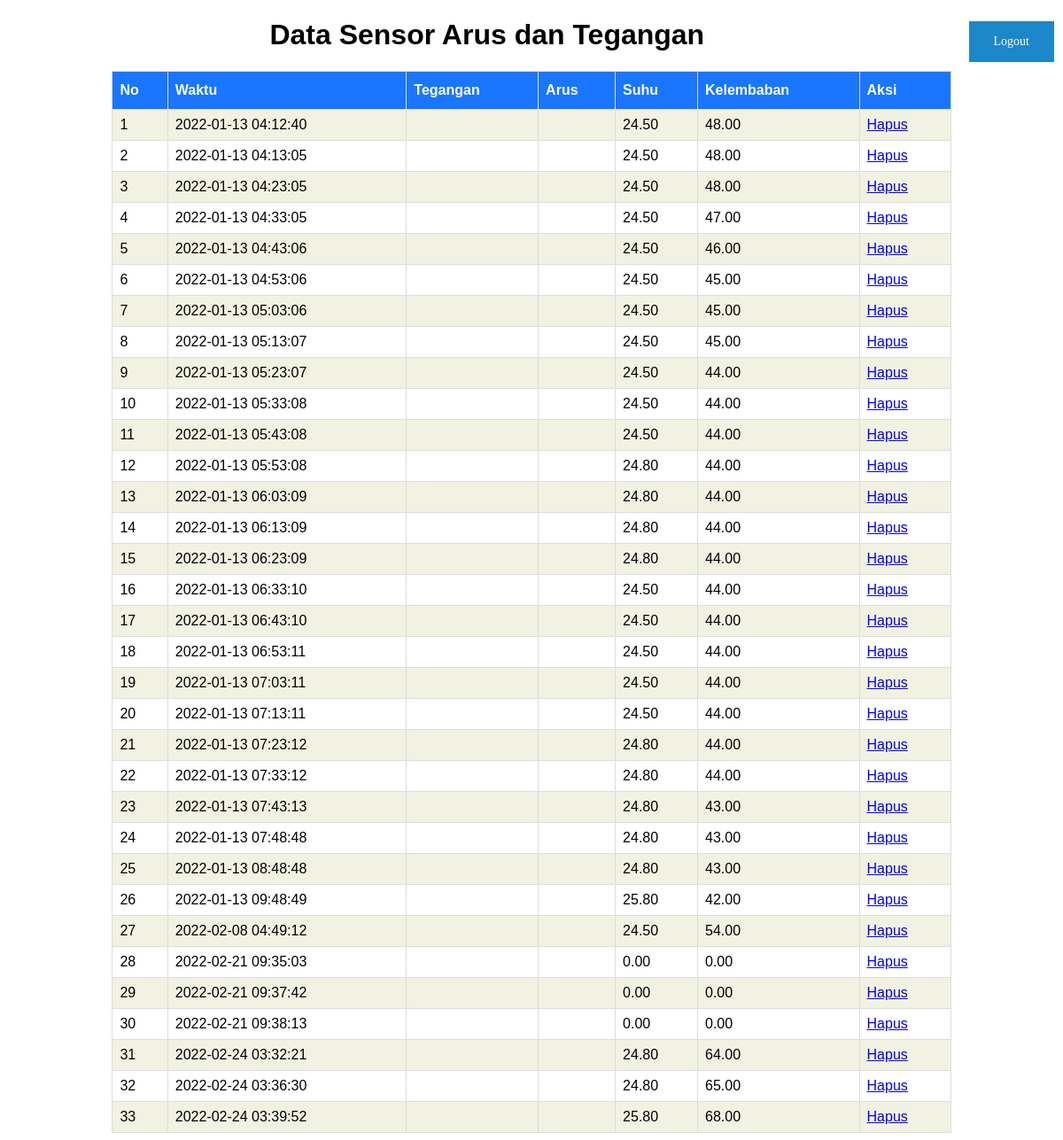
The app's page /index2.php with its own data.
### tables this page shows
CREATE TABLE `sensor` (
  `id` int(10) NOT NULL,
  `ruangan` varchar(50) NOT NULL,
  `suhu` varchar(10) NOT NULL,
  `kelembaban` varchar(10) NOT NULL,
  `waktu` timestamp NOT NULL DEFAULT current_timestamp()
);

### koneksi.php (called while the page is built, shortened)
<?php
$servername = "localhost";
$username = "arjuna";
$password = "arjuna";
$database = "db_suhu";
$conn = mysqli_connect($servername, $username, $password, $database);
function query($query){
	global $conn;
	$hasil = mysqli_query($conn, $query);
	$rows = [];
	while( $row = mysqli_fetch_assoc($hasil)){
		$rows[] = $row;
	}
	return $rows;
}
?>

### index2.php (the view, shortened to what this page needs)
<?php
require 'koneksi.php';
$kartu = query("SELECT * FROM sensor");
 ?>
<!DOCTYPE html>
<html>
<head>
</head>
<body>
	<a href="logout.php" class="clogout">Logout</a>
	<center><h1 class="title">Data Sensor Arus dan Tegangan</h1></center>
	<table id="tbsensor">
	<tr>
		<th>No</th>
		<th>Waktu</th>
		<th>Tegangan</th>
		<th>Arus</th>
		<th>Suhu</th>
		<th>Kelembaban</th>
		<th>Aksi</th>
	</tr>
<?php $i = 1; ?>
<?php foreach ( $kartu as $data ) :{
}  ?>
	<tr>
		<td><?= $i; ?></td>
		<td><?= $data["waktu"]; ?></td>
		<td><?= $data["tegangan"]; ?></td>
		<td><?= $data["arus"]; ?></td>
		<td><?= $data["suhu"]; ?></td>
		<td><?= $data["kelembaban"]; ?></td>
		<td>
			<a href="hapus.php?id=<?= $data["id"]; ?>">Hapus</a>
		</td>
	</tr>
<?php $i++;  ?>
<?php endforeach; ?>
</table>
</body>
</html>

### index2.php (style rules this page uses)
.clogout { float: right; background-color: #1c87c9; border: none; color: white; padding: 15px 28px; text-align: center; text-decoration: none; display: inline-block; font-size: 14px; margin: 3px 2px; cursor: pointer; }
.title { font-family: "Trebuchet MS", Arial, Helvetica, sans-serif; }
#tbsensor { font-family: "Trebuchet MS", Arial, Helvetica, sans-serif; border-collapse: collapse; margin-left: 10%; width: 80%; }
#tbsensor td, #tbsensor th { border: 1px solid #ddd; padding: 8px; }
#tbsensor tr:nth-child(even) { background-color: #f2f2E2; }
#tbsensor th { padding-top: 12px; padding-bottom: 12px; text-align: left; background-color: #1a75ff; color: white; }

### records on screen
sensor: waktu "2022-01-13 04:12:40", suhu "24.50", kelembaban "48.00"
sensor: waktu "2022-01-13 04:13:05", suhu "24.50", kelembaban "48.00"
sensor: waktu "2022-01-13 04:23:05", suhu "24.50", kelembaban "48.00"
sensor: waktu "2022-01-13 04:33:05", suhu "24.50", kelembaban "47.00"
sensor: waktu "2022-01-13 04:43:06", suhu "24.50", kelembaban "46.00"
sensor: waktu "2022-01-13 04:53:06", suhu "24.50", kelembaban "45.00"
sensor: waktu "2022-01-13 05:03:06", suhu "24.50", kelembaban "45.00"
sensor: waktu "2022-01-13 05:13:07", suhu "24.50", kelembaban "45.00"
sensor: waktu "2022-01-13 05:23:07", suhu "24.50", kelembaban "44.00"
sensor: waktu "2022-01-13 05:33:08", suhu "24.50", kelembaban "44.00"
sensor: waktu "2022-01-13 05:43:08", suhu "24.50", kelembaban "44.00"
sensor: waktu "2022-01-13 05:53:08", suhu "24.80", kelembaban "44.00"
sensor: waktu "2022-01-13 06:03:09", suhu "24.80", kelembaban "44.00"
sensor: waktu "2022-01-13 06:13:09", suhu "24.80", kelembaban "44.00"
sensor: waktu "2022-01-13 06:23:09", suhu "24.80", kelembaban "44.00"
sensor: waktu "2022-01-13 06:33:10", suhu "24.50", kelembaban "44.00"
sensor: waktu "2022-01-13 06:43:10", suhu "24.50", kelembaban "44.00"
sensor: waktu "2022-01-13 06:53:11", suhu "24.50", kelembaban "44.00"
sensor: waktu "2022-01-13 07:03:11", suhu "24.50", kelembaban "44.00"
sensor: waktu "2022-01-13 07:13:11", suhu "24.50", kelembaban "44.00"
sensor: waktu "2022-01-13 07:23:12", suhu "24.80", kelembaban "44.00"
sensor: waktu "2022-01-13 07:33:12", suhu "24.80", kelembaban "44.00"
sensor: waktu "2022-01-13 07:43:13", suhu "24.80", kelembaban "43.00"
sensor: waktu "2022-01-13 07:48:48", suhu "24.80", kelembaban "43.00"
sensor: waktu "2022-01-13 08:48:48", suhu "24.80", kelembaban "43.00"
sensor: waktu "2022-01-13 09:48:49", suhu "25.80", kelembaban "42.00"
sensor: waktu "2022-02-08 04:49:12", suhu "24.50", kelembaban "54.00"
sensor: waktu "2022-02-21 09:35:03", suhu "0.00", kelembaban "0.00"
sensor: waktu "2022-02-21 09:37:42", suhu "0.00", kelembaban "0.00"
sensor: waktu "2022-02-21 09:38:13", suhu "0.00", kelembaban "0.00"
sensor: waktu "2022-02-24 03:32:21", suhu "24.80", kelembaban "64.00"
sensor: waktu "2022-02-24 03:36:30", suhu "24.80", kelembaban "65.00"
sensor: waktu "2022-02-24 03:39:52", suhu "25.80", kelembaban "68.00"
